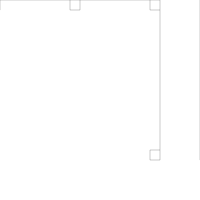

This figure's Python source:
import argparse
import drawsvg as draw
from numpy import array, sqrt, pi, log
from math import floor, ceil

class SimpleMaker:

    ## 比例尺：20 对应 0.5，40 对应 1

    def GenerateSimple(name, wire_length, size = 0):
        d = draw.Drawing(200,200,origin = 'center', displayInline = False)
        p = draw.Path(stroke_width=0.202, stroke='black', fill_opacity="0")

        simple_circuit = SimpleMaker(size)
        simple_circuit.makeSimple(p,wire_length)
        d.append(p)
        d.save_svg(name+".svg")

    def __init__(self,size = 0):

        self.size = size
        # self.line_width = 0.202
        self.line_width = 0.6
        self.spacing = 10
        self.pixel_scale = 3.77
        self.minimum_stitch_length = 2 * self.pixel_scale

    def makeSimple(self, path, wire_length, reverse=False):
        reverseF = -1 if reverse else 1
        if self.size > 0:
            #40单位对应1cm
            startPoint = array([-100, -100])
            lastPoint = array([0, 0])
            lastPoint[0] = startPoint[0]
            lastPoint[1] = startPoint[1]
            path.M(lastPoint[0], lastPoint[1])
            for i in range(0,3):
                path.L(lastPoint[0], lastPoint[1] + 10)
                path.L(lastPoint[0] - 10, lastPoint[1] + 10)
                path.L(lastPoint[0] - 10, lastPoint[1])
                path.L(lastPoint[0], lastPoint[1])
                if i < 2:
                    path.L(lastPoint[0] + 80, lastPoint[1])
                    lastPoint[0] += 80
            path.L(lastPoint[0], lastPoint[1] + 160)
            lastPoint[1] += 160
            path.L(lastPoint[0] - 10, lastPoint[1])
            path.L(lastPoint[0] - 10, lastPoint[1] - 10)
            path.L(lastPoint[0], lastPoint[1] - 10)
            path.L(lastPoint[0], lastPoint[1])

            lastPoint[0] = startPoint[0]
            lastPoint[1] = startPoint[1] - 40
            path.M(lastPoint[0], lastPoint[1])
            for i in range(0,3):
                path.L(lastPoint[0], lastPoint[1] - 10)
                path.L(lastPoint[0] - 10, lastPoint[1] - 10)
                path.L(lastPoint[0] - 10, lastPoint[1])
                path.L(lastPoint[0], lastPoint[1])
                if i < 2:
                    path.L(lastPoint[0] + 80, lastPoint[1])
                    lastPoint[0] += 80
            path.L(lastPoint[0] + 40, lastPoint[1])
            lastPoint[0] += 40
            path.L(lastPoint[0], lastPoint[1] + 200)
            lastPoint[1] += 200
            path.L(lastPoint[0] + 10, lastPoint[1])
            path.L(lastPoint[0] + 10, lastPoint[1] - 10)
            path.L(lastPoint[0], lastPoint[1] - 10)
            path.L(lastPoint[0], lastPoint[1])
        else:
            raise Exception("size must be >0")



    def drawStitches(self, p, x1, y1, x2, y2):
        dx = x2 - x1
        dy = y2 - y1
        length = sqrt((dx ** 2) + (dy ** 2))
        stittches = length/self.minimum_stitch_length

        for i in range (1, floor(stittches)):
            p.L (x1 + dx/stittches*i, y1 + dy/stittches*i)
        p.L(x2,y2)

if __name__=="__main__":
    SimpleMaker.GenerateSimple("trans4glove", -8, 10)
